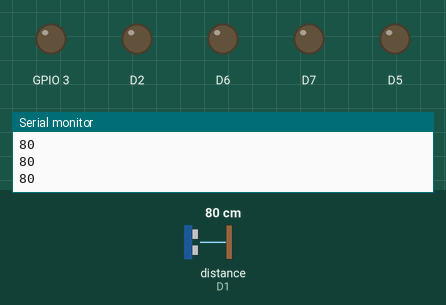
A sketch run on a simulated ESP8266 (NodeMCU). On the bench: output pins drawn as LEDs (lit = HIGH), the last lines printed to the serial monitor. Inputs (shaded band) come from the test bench; at power-on: distance to the obstacle (sensor on D1) 80 cm. Pins used as bus, display or sensor lines are not drawn.

Above: at 1.2 s.
1.3 s: distance to the obstacle (sensor on D1) set to 38 cm
2.8 s: distance to the obstacle (sensor on D1) set to 33 cm
At 4.0 s:
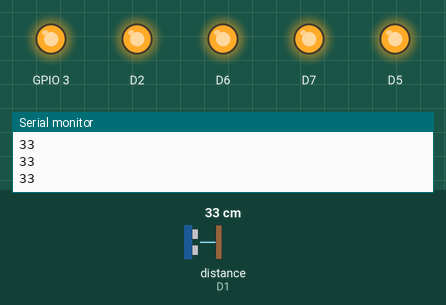
4.3 s: distance to the obstacle (sensor on D1) set to 28 cm
5.8 s: distance to the obstacle (sensor on D1) set to 23 cm
At 6.8 s:
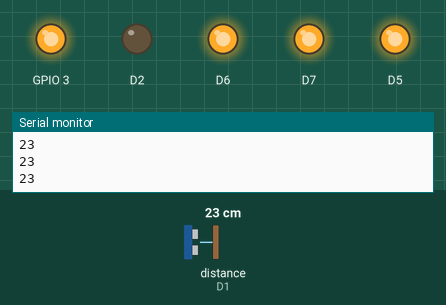
7.3 s: distance to the obstacle (sensor on D1) set to 18 cm
At 8.3 s:
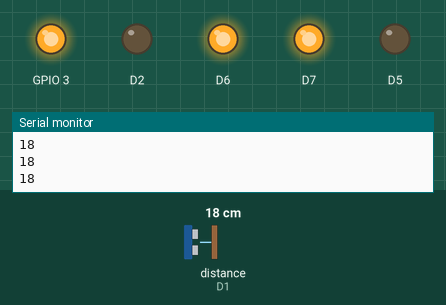
8.8 s: distance to the obstacle (sensor on D1) set to 2 cm
At 9.4 s:
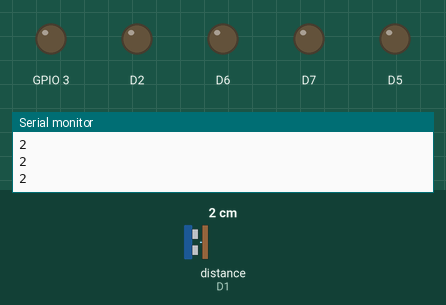
Timing chart, 0 to 11.3 s (numbered marks = the images above; inputs shaded):
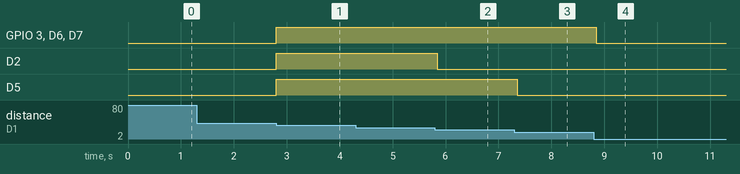

Measured:
- the behaviour switches between 36 and 35 cm on distance to the obstacle (sensor on D1) (found by bisection; images 0 and 1)
- the behaviour switches between 26 and 25 cm on distance to the obstacle (sensor on D1) (found by bisection; images 1 and 2)
- the behaviour switches between 21 and 20 cm on distance to the obstacle (sensor on D1) (found by bisection; images 2 and 3)
- after the input at 2.8 s, GPIO 3, D2, D6, D7, D5: LOW → HIGH at once
- after the input at 5.8 s, D2: HIGH → LOW at once
- after the input at 7.3 s, D5: HIGH → LOW after 0.05 s
- after the input at 8.8 s, GPIO 3, D6, D7: HIGH → LOW after 0.05 s

The sketch:

sketch_sep30bmesafeisik.ino
```cpp
#include <HCSR04.h>

UltraSonicDistanceSensor distanceSensor(D0, D1);  // Initialize sensor that uses digital pins 13 and 12.

void setup() {


pinMode(D15,OUTPUT);
pinMode(D14,OUTPUT);
pinMode(D13,OUTPUT);
pinMode(D12,OUTPUT);
pinMode(D9,OUTPUT);
pinMode(D7,OUTPUT);
pinMode(D6,OUTPUT);
pinMode(D5,OUTPUT);
Serial.begin(115200);

}

void loop() {
int m=distanceSensor.measureDistanceCm();
Serial.println(m);
if ((m >= 0 ) && ( m <=5)){
digitalWrite(D5,1);
digitalWrite(D6,0);
digitalWrite(D7,0);
digitalWrite(D9,0);
digitalWrite(D12,0);
digitalWrite(D13,0);
digitalWrite(D14,0);
digitalWrite(D15,0);
delay(50);

}else if ((m <= 5 ) && ( m <= 10)){
  digitalWrite(D5,1);
digitalWrite(D6,1);
digitalWrite(D7,0);
digitalWrite(D9,0);
digitalWrite(D12,0);
digitalWrite(D13,0);
digitalWrite(D14,0);
digitalWrite(D15,0);
delay(50);


}else if ((m <= 10 ) && ( m <= 15)){
digitalWrite(D5,1);
digitalWrite(D6,1);
digitalWrite(D7,1);
digitalWrite(D9,0);
digitalWrite(D12,0);
digitalWrite(D13,0);
digitalWrite(D14,0);
digitalWrite(D15,0);
delay(50);

}else if ((m <= 15 ) && ( m <= 20)){
digitalWrite(D5,1);
digitalWrite(D6,1);
digitalWrite(D7,1);
digitalWrite(D9,1);
digitalWrite(D12,0);
digitalWrite(D13,0);
digitalWrite(D14,0);
digitalWrite(D15,0);
delay(50);
}else if ((m <= 20 ) && ( m <= 25)){
digitalWrite(D5,1);
digitalWrite(D6,1);
digitalWrite(D7,1);
digitalWrite(D9,1);
digitalWrite(D12,1);
digitalWrite(D13,0);
digitalWrite(D14,0);
digitalWrite(D15,0);
delay(50);

}else if ((m <= 25 ) && ( m <= 30)){
digitalWrite(D5,1);
digitalWrite(D6,1);
digitalWrite(D7,1);
digitalWrite(D9,1);
digitalWrite(D12,1);
digitalWrite(D13,1);
digitalWrite(D14,0);
digitalWrite(D15,0);
delay(50);
}else if ((m <= 30) && ( m <= 35)){
digitalWrite(D5,1);
digitalWrite(D6,1);
digitalWrite(D7,1);
digitalWrite(D9,1);
digitalWrite(D12,1);
digitalWrite(D13,1);
digitalWrite(D14,1);
digitalWrite(D15,0);
delay(50);
}else if ((m <= 35 ) && ( m <= 40)){
digitalWrite(D5,1);
digitalWrite(D6,1);
digitalWrite(D7,1);
digitalWrite(D9,1);
digitalWrite(D12,1);
digitalWrite(D13,1);
digitalWrite(D14,1);
digitalWrite(D15,1);
delay(50);
}
}
//s=t/58
```
